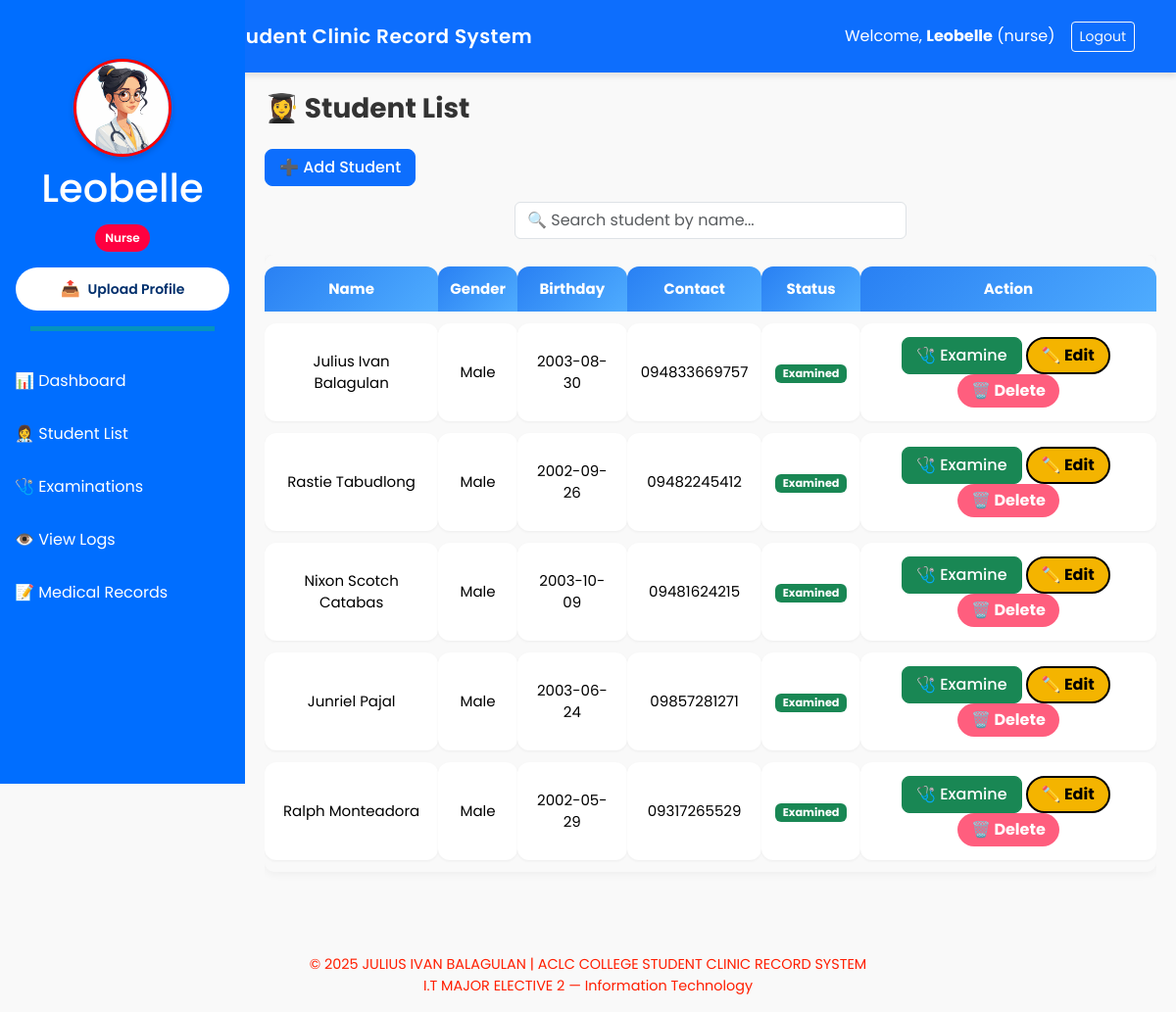
The page /nurse/students (signed in) on the database its author committed.
### app.py (models this page shows)
class User(db.Model):
    id: Mapped[int] = mapped_column(primary_key=True, autoincrement=True, unique=True)
    username: Mapped[str]
    password: Mapped[str]
    role: Mapped[str]
    profile_photo: Mapped[str]

class StudentInfo(db.Model):
    id: Mapped[int] = mapped_column(primary_key=True, autoincrement=True, unique=True)
    first_name: Mapped[str]
    last_name: Mapped[str]
    gender: Mapped[str]
    bod: Mapped[str]
    contact_info: Mapped[str]
    examinations = Relationship("StudentExamine", back_populates="student", cascade="all, delete-orphan")
    medical_records = Relationship("StudentMedicalRecord", back_populates="student", cascade="all, delete-orphan")
    logs = Relationship("StudentLog", back_populates="student", cascade="all, delete-orphan")

### app.py (the view)
@app.route('/nurse/students')
def nurse_view_students():
    if session.get('role') != 'nurse':
        flash('Unauthorized access.', 'danger')
        return redirect(url_for('login'))
    students = StudentInfo.query.all()
    return render_template('User/nurse_students_view.html', students=students)

### app.py (called while the page is built)
@app.context_processor
def inject_user():
    if 'username' in session:
        user = User.query.filter_by(username=session['username']).first()
        return dict(user=user)
    return dict(user=None)

### templates/User/nurse_students_view.html (shortened to what this page needs)
{% extends "Base/base.html" %}
{% block content %}
<link rel="stylesheet" href="{{ url_for('static', filename='nursestudentsview.css') }}">
<h3 class="mb-4 fw-bold">👩‍🎓 Student List</h3>
<button class="btn btn-primary mb-3" data-bs-toggle="modal" data-bs-target="#addStudentModal">
  ➕ Add Student
</button>
<div class="mb-3">
  <input type="text" id="searchInput" class="form-control" placeholder="🔍 Search student by name..." onkeyup="filterTable()">
</div>
<div class="table-responsive">
  <table class="table table-striped table-bordered align-middle text-center">
    <thead class="table-light">
      <tr>
        <th>Name</th>
        <th>Gender</th>
        <th>Birthday</th>
        <th>Contact</th>
        <th>Status</th>
        <th>Action</th>
      </tr>
    </thead>
    <tbody>
      {% for student in students %}
      <tr>
        <td>{{ student.first_name }} {{ student.last_name }}</td>
        <td>{{ student.gender }}</td>
        <td>{{ student.bod }}</td>
        <td>{{ student.contact_info }}</td>
        <td>
          {% if student.examinations|length > 0 %}
            <span class="badge bg-success">Examined</span>
          {% else %}
            <span class="badge bg-secondary">Not Examined</span>
          {% endif %}
        </td>
        <td>
          <a href="{{ url_for('nurse_add_examination', student_id=student.id) }}" class="btn btn-success">
            🩺 Examine
          </a>
          <button class="btn btn-edit" data-bs-toggle="modal" data-bs-target="#editModal{{ student.id }}">
            ✏️ Edit
          </button>
          <a href="{{ url_for('delete_student', student_id=student.id) }}" class="btn btn-delete" onclick="return confirm('Are you sure?')">
            🗑️ Delete
          </a>
        </td>
      </tr>
      {% endfor %}
    </tbody>
  </table>
</div>
{% endblock %}

### templates/Base/base.html (shortened to what this page needs)
<!DOCTYPE html>
<html lang="en">
<head>
    <link rel="stylesheet" href="{{ url_for('static', filename='base.css') }}">
    {{ bootstrap.load_css() }}
</head>
<body>
    <nav class="navbar navbar-expand-lg navbar-dark bg-primary py-3">
        <div class="container">
            <a class="navbar-brand d-flex align-items-center gap-2 fw-semibold text-white" href="#">
                <span style="letter-spacing: 0.5px;"> ACLC College Student Clinic Record System</span>
            </a>
            {% if session.get('username') %}
            <div class="d-flex align-items-center text-white">
                <span class="me-3">Welcome, <strong>{{ session['username'] }}</strong> ({{ session['role'] }})</span>
                <a href="{{ url_for('logout') }}" class="btn btn-outline-light btn-sm">Logout</a>
            </div>
            {% endif %}
        </div>
    </nav>
   {% if session.get('username') %}
   <div class="sidebar">
       <div class="text-center mb-4">
           <div class="profile-pic-container">
            {% if user and user.profile_photo %}
            <img src="{{ url_for('static', filename='uploads/' ~ user.profile_photo) }}" class="rounded-circle" width="100" height="100" alt="Profile">
           {% else %}
            <img src="{{ url_for('static', filename='default.png') }}" class="rounded-circle" width="100" height="100" alt="Default Profile">
           {% endif %}
           </div>
           <h1 class="mt-2">{{ session['username'] }}</h1>
           <p class="badge-role">{{ session['role'] | capitalize }}</p>
           <form action="{{ url_for('upload_profile') }}" method="POST" enctype="multipart/form-data" class="d-grid gap-2 px-3">
            <button type="button" class="upload-btn" onclick="toggleFileInput()"> <span class="icon">📤</span> Upload Profile</button>
          </form>
           <hr class="sidebar-divider">
       </div>
       {% if session['role'] == 'admin' %}
           <a href="{{ url_for('admin_dashboard') }}">📊 Dashboard</a>
           <a href="{{ url_for('register_user') }}">📝 Register User</a>
           <a href="{{ url_for('view_users') }}">👥 View All Users</a>
           <a href="{{ url_for('admin_students') }}">🎓 View Students Info</a>
           <a href="{{ url_for('nurse_profile') }}">👩‍⚕️ Nurse Profile</a>
           <a href="{{ url_for('view_doctors') }}">👨‍⚕️ Doctor Profile</a>
           <a href="{{ url_for('view_logs') }}">👁️ View Logs</a>
       {% elif session['role'] == 'nurse' %}
           <a href="{{ url_for('nurse_dashboard') }}">📊 Dashboard</a>
           <a href="{{ url_for('nurse_view_students') }}">👩‍⚕️ Student List</a>
           <a href="{{ url_for('nurse_view_examinations') }}">🩺 Examinations</a>
           <a href="{{ url_for('nurse_view_logs') }}">👁️ View Logs</a>
           <a href="{{ url_for('view_student_medical_records') }}">📝 Medical Records</a>
       {% elif session['role'] == 'doctor' %}
           <a href="{{ url_for('doctor_dashboard') }}">📊 Dashboard</a>
           <a href="{{ url_for('doctor_examinations') }}">🩺 Examinations</a>
           <a href="{{ url_for('view_all_diagnoses') }}">👁️ View Diagnoses</a>
       {% endif %}
   </div>
   {% endif %}
    <main class="content">
        {% block content %}{% endblock %}
    </main>
  <footer class="text-center mt-5 mb-3">
    <p>&copy; {{ 2025 }} JULIUS IVAN BALAGULAN | ACLC COLLEGE STUDENT CLINIC RECORD SYSTEM <br>
    I.T MAJOR ELECTIVE 2 — Information Technology</p>
  </footer>
</body>
</html>

### static/base.css (style rules this page uses)
body { font-family: 'Poppins', sans-serif; background-color: #f2f6fc; }
.navbar { box-shadow: 0 4px 6px rgba(0, 0, 0, 0.1); }
footer { font-size: 0.9rem; color: #ff1e00; }
.sidebar { height: 100vh; position: fixed; top: 0; left: 0; width: 250px; background-color: #006eff; color: white; padding-top: 60px; }
.sidebar a { color: white; display: block; padding: 15px; text-decoration: none; }
.content { margin-left: 250px; padding: 20px; }
.sidebar-divider { border-top: 5px solid rgb(21, 255, 0); width: 75%; margin: 1rem auto; }
.upload-btn { background-color: #ffffff; color: #002f6c; border: none; padding: 10px 15px; font-weight: 600; font-size: 14px; border-radius: 30px; display: flex; align-items: center; justify-content: center; gap: 8px; cursor: pointer; width: 100%; transition: background-color 0.3s ease, color 0.3s ease; }
.upload-btn .icon { font-size: 16px; }
.badge-role { display: inline-block; background-color: #ff0040; color: #fff; font-size: 12px; font-weight: 600; padding: 5px 10px; border-radius: 20px; margin-top: 5px; text-transform: capitalize; }

### static/nursestudentsview.css (style rules this page uses)
body { font-family: 'Poppins', sans-serif; background-color: #f9f9f9; }
h3 { color: #333; }
.btn-success, .btn-warning, .btn-danger, .btn-primary { border-radius: 8px; padding: 6px 14px; font-weight: 500; transition: 0.3s ease; }
.table { border-radius: 10px; overflow: hidden; box-shadow: 0 2px 10px rgba(0,0,0,0.05); }
.table thead { background: #f1f1f1; }
.table-striped > tbody > tr:nth-of-type(odd) { background-color: #fafafa; }
.table td, .table th { vertical-align: middle; }
.form-control { border-radius: 6px; }
.table thead th { background: linear-gradient(135deg, #2980f3, #4facfe); color: white; border: none; text-align: center; vertical-align: middle; border-top-left-radius: 12px; border-top-right-radius: 12px; font-weight: bold; padding: 12px; }
.table tbody td { background: white; border: none; border-radius: 12px; box-shadow: 0 1px 3px rgba(0, 0, 0, 0.05); padding: 14px; vertical-align: middle; text-align: center; }
.table { border-collapse: separate; border-spacing: 0 12px; }
.btn-edit { background-color: #f4b400; color: #000; font-weight: bold; border-radius: 20px; padding: 5px 14px; margin-right: 5px; border: 2px solid #000; }
.btn-delete { background-color: #ff5e7e; color: white; font-weight: bold; border-radius: 20px; padding: 5px 14px; border: none; }
.table td, .table th { font-size: 15px; }
.table-responsive { overflow-x: auto; }
.sidebar .profile-pic-container img { border: 3px solid #ff0000; box-shadow: 0 2px 6px rgba(0,0,0,0.2); }
#searchInput { max-width: 400px; margin-left: auto; margin-right: auto; }

### rows shown on the page
User: username "Leobelle", role "nurse", profile_photo (picture), role "Nurse"
StudentInfo: first_name "Julius Ivan", last_name "Balagulan", gender "Male", bod "2003-08-30", contact_info "094833669757"
StudentInfo: first_name "Rastie", last_name "Tabudlong", gender "Male", bod "2002-09-26", contact_info "09482245412"
StudentInfo: first_name "Nixon Scotch", last_name "Catabas", gender "Male", bod "2003-10-09", contact_info "09481624215"
StudentInfo: first_name "Junriel", last_name "Pajal", gender "Male", bod "2003-06-24", contact_info "09857281271"
StudentInfo: first_name "Ralph", last_name "Monteadora", gender "Male", bod "2002-05-29", contact_info "09317265529"

### other values the page prints
{{ 2025 }} "2025"
